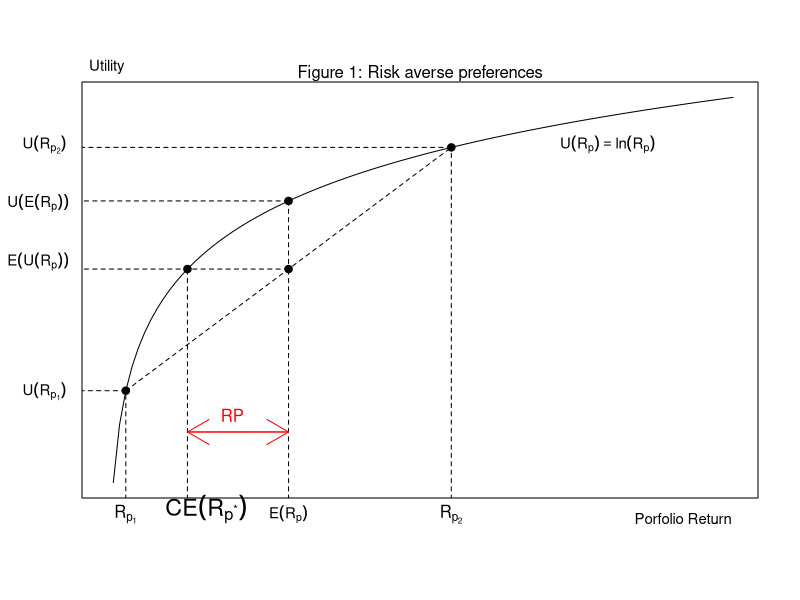

Here is the R script that generated this plot:
curve(log(x),ylab="",xlab="",yaxt="n",xaxt="n")
points(0.03,log(0.03),pch=19)
points(0.55,log(0.55),pch=19)
segments(0.03,log(0.03),0.55,log(0.55),lty="dashed")
segments(0.03,log(0.03),-1,log(0.03),lty="dashed")
segments(0.55,log(0.55),-1,log(0.55),lty="dashed")
segments(0.03,-6,0.03,log(0.03),lty="dashed")
segments(0.55,-6,0.55,log(0.55),lty="dashed")
points(0.29,0.5*log(0.03)+0.5*log(0.55),pch=19)
segments(0.29,-6,0.29,0.5*log(0.03)+0.5*log(0.55),lty="dashed")
segments(0.29,0.5*log(0.03)+0.5*log(0.55),-6,0.5*log(0.03)+0.5*log(0.55),lty="dashed")
points(exp(0.5*log(0.03)+0.5*log(0.55)),0.5*log(0.03)+0.5*log(0.55),pch=19)
segments(exp(0.5*log(0.03)+0.5*log(0.55)),-6,exp(0.5*log(0.03)+0.5*log(0.55)),0.5*log(0.03)+0.5*log(0.55),lty="dashed")
points(0.29,log(0.29),pch=19)
segments(0.29,log(0.29),0.29,0.5*log(0.03)+0.5*log(0.55),lty="dashed")
segments(0.29,log(0.29),-6,log(0.29),lty="dashed")
arrows(exp(0.5*log(0.03)+0.5*log(0.55)),-4,0.29,-4,col="red")
arrows(0.29,-4,exp(0.5*log(0.03)+0.5*log(0.55)),-4,col="red")
text(0.2,-3.8,expression(RP),col="red")
text(-0.11, -2.2, expression(E(U(R[p]))), srt = 0, xpd = TRUE, pos = 3,cex=0.9)
text(-0.1, -3.75, expression(U(R[p[1]])), srt = 0, xpd = TRUE, pos = 3,cex=0.9)
text(-0.1, -0.8, expression(U(R[p[2]])), srt = 0, xpd = TRUE, pos = 3,cex=0.9)
text(0.8, -0.8, expression(U(R[p])==ln(R[p])), srt = 0, xpd = TRUE, pos = 3,cex=0.9)
text(0.03+exp(0.5*log(0.03)+0.5*log(0.55)), -5.22, expression(CE(R[p^"*"])), srt = 0, xpd = TRUE, pos = 3,cex=1.4)
text(0.03, -5.22, expression(R[p[1]]), srt = 0, xpd = TRUE, pos = 3,cex=1)
text(0.55, -5.22, expression(R[p[2]]), srt = 0, xpd = TRUE, pos = 3,cex=1)
text(0.29, -5.22, expression(E(R[p])), srt = 0, xpd = TRUE, pos = 3,cex=0.9)
text(0.92, -5.22, "Porfolio Return", srt = 0, xpd = TRUE, pos = 3,cex=0.9)
text(0,0.2, "Utility", srt = 0, xpd = TRUE, pos = 3,cex=0.9)
text(-0.11, -1.5, expression(U(E(R[p]))), srt = 0, xpd = TRUE, pos = 3,cex=0.9)
mtext("Figure 1: Risk averse preferences",pos = 3,cex=1)
